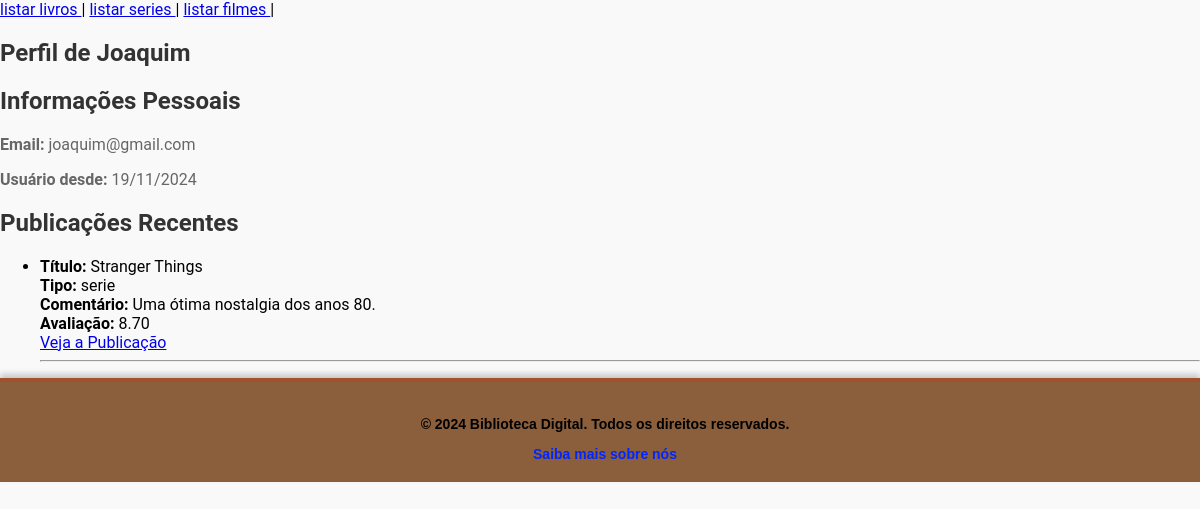
The page /crud/index_teste.php?pg=perfil/perfil (signed in) on the database as committed earlier.
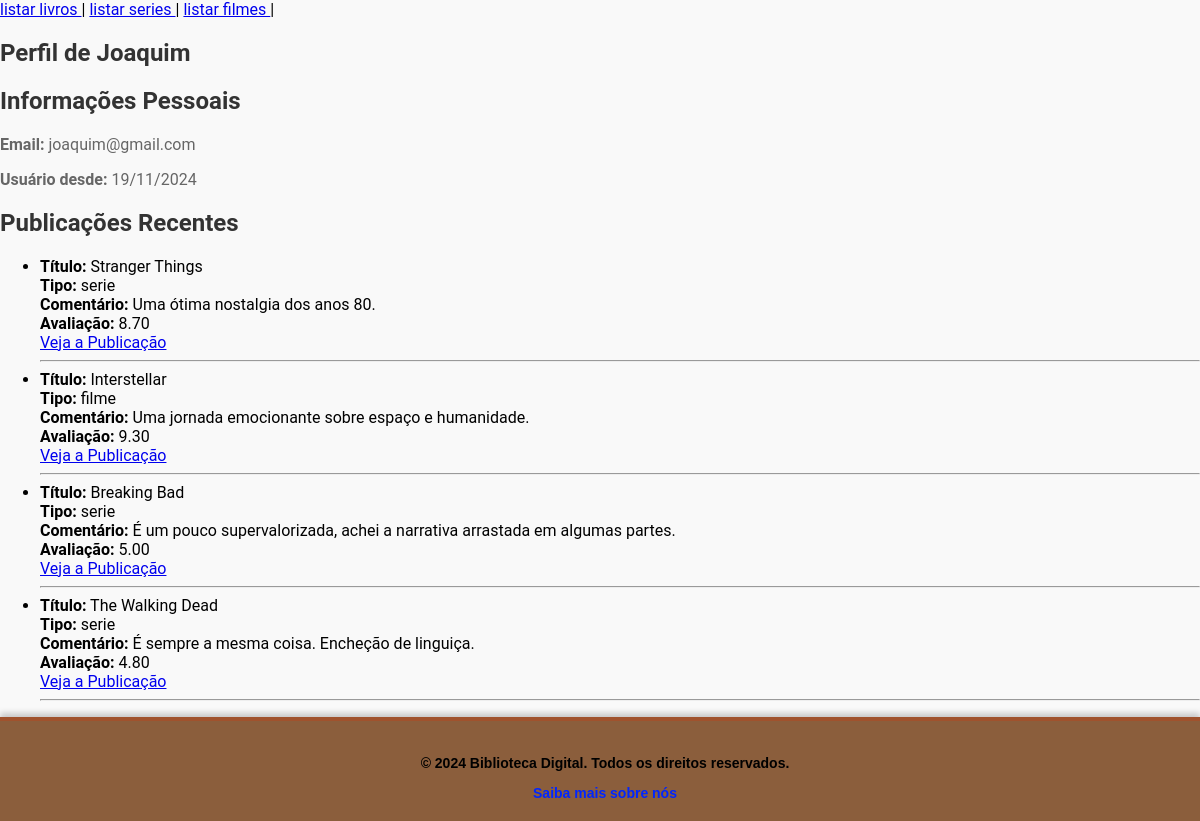
The same page on the database as committed later.
### tables this page shows
CREATE TABLE `posts` (
  `id` int(11) NOT NULL AUTO_INCREMENT,
  `tipo` enum('livro','serie','filme') NOT NULL,
  `titulo` varchar(255) NOT NULL,
  `comentario` text NOT NULL,
  `avaliacao` decimal(4,2) NOT NULL DEFAULT 0.00,
  `usuario_id` int(11) NOT NULL,
  PRIMARY KEY (`id`),
  KEY `usuario_id` (`usuario_id`),
  CONSTRAINT `posts_ibfk_1` FOREIGN KEY (`usuario_id`) REFERENCES `usuarios` (`id`)
);

### perfil/perfil.php (the view, shortened to what this page needs)
<?php
include_once("config.inc.php");
?>
<section class="perfil">
    <div class="container">
        <h1 class="titulo-perfil">Perfil de <span class="perfil-nome"><?php echo $_SESSION['nome_usuario']; ?></span></h1>
        <div class="informacoes-perfil">
            <h2>Informações Pessoais</h2>
            <p><strong>Email:</strong> <?php echo $_SESSION['email_usuario']; ?></p>
            <p><strong>Usuário desde:</strong> <?php echo date('d/m/Y', strtotime($_SESSION['data_cadastro'])); ?></p>
        </div>
        <div class="atividades-perfil">
            <h2>Publicações Recentes</h2>
            <ul>
                <?php
                $usuario_id = $_SESSION['id_usuario'];
                $sql_publicacoes = "SELECT titulo, comentario, avaliacao, tipo FROM posts WHERE usuario_id = $usuario_id";
                $query_publicacoes = mysqli_query($conexao, $sql_publicacoes);
                if (mysqli_num_rows($query_publicacoes) > 0) {
                    while ($publicacao = mysqli_fetch_array($query_publicacoes)) {
                        $url_publicacao = '';
                        if ($publicacao['tipo'] === 'filme') {
                            $url_publicacao = 'http://localhost/projetopw/index.php?pg=bate-papo/bate-papo_filme';
                        } elseif ($publicacao['tipo'] === 'serie') {
                            $url_publicacao = 'http://localhost/projetopw/index.php?pg=bate-papo/bate-papo_serie';
                        } elseif ($publicacao['tipo'] === 'livro') {
                            $url_publicacao = 'http://localhost/projetopw/index.php?pg=bate-papo/bate-papo_livro';
                        }
                        echo "<li><strong>Título:</strong> {$publicacao['titulo']}<br>";
                        echo "<strong>Tipo:</strong> {$publicacao['tipo']}<br>";
                        echo "<strong>Comentário:</strong> {$publicacao['comentario']}<br>";
                        echo "<strong>Avaliação:</strong> {$publicacao['avaliacao']}<br>";
                        echo "<a href='{$url_publicacao}' class='btn-publicacao'>Veja a Publicação</a><br><hr>";
                    }
                } else {
                    echo "<li>Você ainda não fez nenhuma publicação.</li>";
                }
                ?>
            </ul>
        </div>
    </div>
</section>

Rows that differ between the two databases and show on the page:
added posts: titulo "Interstellar", tipo "filme", comentario "Uma jornada emocionante sobre espaço e humanidade.", avaliacao "9.30"
added posts: titulo "Breaking Bad", tipo "serie", comentario "É um pouco supervalorizada, achei a narrativa arrastada em algumas partes.", avaliacao "5.00"
added posts: titulo "The Walking Dead", tipo "serie", comentario "É sempre a mesma coisa. Encheção de linguiça.", avaliacao "4.80"
